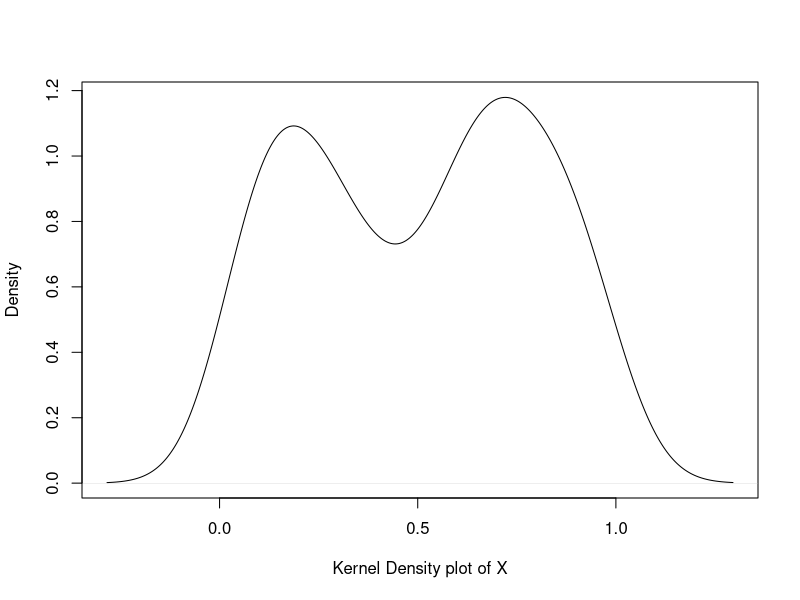

Generate this figure with R: (Note: this script raises an error after producing the figure.)
###Question 2; part a###
##this function samples a bivariate normal
#Input: N, the number of RVs desired; a set of parameters for each normal, in the form c(p1,p2,mu1,mu2,var1,var2)
#Output: A vector of Xi's

params <- c(0, 3, 1, 4,.7)

GMM <- function(N = 100, params = c(0, 3, 1, 4,.7)) {
  #generate 100 uniform RVs to represent test for normal 1 or normal 2
  set.seed(40)
  X <- as.vector(runif(N))
  
  #now apply the condition if uniform < p1, we assign normal 1, if greater assign normal 2
  set.seed(40)
  sapply(X, FUN = function(x) {if (x < params[5]) rnorm(1, mean = params[1], sd = sqrt(params[3])) else rnorm(1, mean = params[2], sd = sqrt(params[4]))})
  
  return(X)
}

samples <- GMM(100, params)
plot(density(samples), xlab='Kernel Density plot of X',main='')

###part b, ii: steepest ascent algorithm###
#this finds the maximum for a given function

##test function for f(x1,x2) = -(10-x1)^2 - (5-x2)^2
##initialize the function
#Input: x is a vector of param x1 and x2
#Output: single value y
testfunction <- function(x) {
  y <- -(10-x[1])^2 - (5 - x[2])^2
  return(y)
}

##function to calculate the gradient
#Input: x is a vector of params x1 and x2
#Output: a vector of two values representing the partial for x1 and x2

gradient <- function(x) {
  df.dx1 <- (20 - 2*x[1])
  df.dx2 <- (10 - 2*x[2])
  grad <- c(df.dx1,df.dx2)
  return(grad)
}

##function to calculate the norm of the gradient
#Input: a gradient vector
#Output: single numeric value
norm <- function(grad) {
  gradnorm = sqrt(sum(grad^2))
  return(gradnorm)
}

##steepest ascent algorithm for test function
##inputs:
#starts <- start values for all params, as a vector
#target <- some sufficiently small value
#step <- how far each step moves
##output: a path for x1/x2 to maximizers, last value is the max

testascent <- function(starts = c(0,0), target = .01, step = .1) {
  #initializing
  x.new <- starts
  grad.new <- gradient(x.new)
  path <- matrix(0,1,2)
  gradients <- matrix(0,1,2)
  
  #loop will continue testing norm of gradient until it is smaller than the target
  while (norm(grad.new) > target) {
    
    #test to make sure gradient is continuing to get smaller, if not, we decrease step
    if (grad.new[1] %in% gradients[,1] && grad.new[2] %in% gradients[,2]) {
      step <- step/2
    }
    
    path <- rbind(path, x.new)  #add new x to previous path
    
    #make room for new x/gradient of new x, and store old gradients in matrix of past values
    x.old <- x.new 
    grad.old <- grad.new 
    gradients <- rbind(gradients,grad.old)
    
    #calculate the direction of the new x
    dir <- grad.old/norm(grad.old)
    
    #get new x and gradient
    x.new <- x.old + dir*step
    grad.new <- gradient(x.new)
  }

  return(rbind(path,x.new))
}

test <- testascent()

##steepest ascent for two component gmm
##gmm of two normal RVs: N(mu1,var1) w/ prob of p1 & N(mu2,var2) w/ prob p2

##log likelihood function
#params to optimize: mu1, mu2, var1, var2, p1, p2
#because p1 + p2 = 1, we define p1 = p, p2 = 1 - p
#Input: Vector of params in form (mu1,mu2,var1,var2,p); vector of Xi's
#loglikelihood estimate L(theta)

loglike <- function(params, samples = samples) {
  #(this is not necessary, it is just so I don't get confused)
  mu1 <- params[1]
  mu2 <- params[2]
  var1 <- params[3]
  var2 <- params[4]
  P1 <- params[5]
  P2 <- 1-P1
  
  #define the log-likelihood function without the summation
  loglike.fxn <- function(x) {
    Y <- log( P1*( (sqrt(2*pi*var1))^(-1) * exp( -(x-mu1)^(2) * (2*var1)^(-1)) ) + P2*( (sqrt(2*pi*var2))^(-1) * exp( -(x-mu2)^(2) * (2*var2)^(-1)) ) )
    return(Y)
  }
  
  #apply the new function for all the Xi's
  L.theta <- sum(sapply(samples, FUN = loglike.fxn))
  
  #return the sum (aka L(theta))
  return(L.theta)
}

##function to calculate the gradient
#samples is a vector of 100 x's calculated using GMM fxn
#params is a vector of 5 initial values
#df.dx represents derivative w/ respect to x
#the partial derivative fxns are compiled to make things go faster

#Partial derivative finding function
#inputs: single x value
#output: vector of partials df.mu1, df.mu2, df.var1, df.var2, df.P

#loading the compiler package to hopefully make this run faster
library(compiler)

#function to find the gradient
gradient <- function(params = c(0,3,1,4,.7)) {
  #initialize the params
  mu1 <- params[1]
  mu2 <- params[2]
  var1 <- params[3]
  var2 <- params[4]
  p <- params[5]
  x <- samples
  
  #calculate the gradients
  R = p*(1/sqrt(2*pi*var1))*exp(-((x-mu1)^2)/(2*var1)) + 
    (1 - p)*(1/sqrt(2*pi*var2))*exp(-((x-mu2)^2)/(2*var2))
  
  df.p = sum(( (1/sqrt(2*pi*var1))*exp(-((x-mu1)^2)/2*var1) - (1/sqrt(2*pi*var2))*exp(-((x-mu2)^2)/(2*var2)) ) / R )
  
  df.mu1 = sum(( p*(1/sqrt(2*pi*var1))*( (x-mu1)/var1)*exp(-((x-mu1)^2)/(2*var1)) ) / R )
  
  df.mu2 = sum(( (1-p)*(1/sqrt(2*pi*var2))*( (x-mu2)/var2)*exp(-((x-mu2)^2)/(2*var2)) ) / R )
  
  df.var1 = sum(( (-p)*exp(-((x-mu1)^2)/(2*var1))*(1/(2*sqrt(2*pi*var1^3))) + p*(1/sqrt(2*pi*var1))*(((x-mu1)^2)/var1^2)*exp(-((x-mu1)^2)/(2*var1))  ) / R )
  
  df.var2 = sum(( (-(1-p))*exp(-((x-mu2)^2)/(2*var2))*(1/(2*sqrt(2*pi*var2^3))) + (1-p)*(1/sqrt(2*pi*var2))*(((x-mu2)^2)/var2^2)*exp(-((x-mu2)^2)/(2*var2))  ) / R )
  
  grad <- c(df.mu1,df.mu2, df.var1,df.var2,df.p)
  return(grad)  
  
}

test.grad <- gradient()

#function to find the norm

norm <- function(x) {
  norm <- sqrt(sum(x^2))
  return(norm)
}

test.norm<- norm(test.grad)

##steepest ascent algorithm for test function
##inputs:
#starts <- start values for all params, as a vector
#target <- some sufficiently small value
#step <- how far each step moves
##output: a path to maximizers

ascent <- function(starts = c(-.5,2,.01,3,.4), target = .1, step = .1) {
  #initializing
  params.new <- starts
  grad.new <- gradient(params.new)
  path <- matrix(0,1,5)
  grad.old <- 0
  
  #loop will continue testing norm of gradient until it is smaller than the target, or the different between gradients is super small
  while(norm(grad.new) > target && abs(norm(grad.new)-norm(grad.old)) > .00001 ) {
    #make room for new x/gradient of new x, and store old gradients in matrix of past values
    params.old <- params.new 
    grad.old <- grad.new 
    
    #calculate the direction of the new params -> gradient/norm(gradient)
    dir <- grad.old/norm(grad.old)
    
    #get new x and gradient
    params.new <- params.old + dir*step
    
    #calculate the new gradient
    grad.new <- gradient(params.new)
    
    path <- rbind(path, params.new)  #add new x to previous path
    print(norm(grad.new))
  }
  return(path)
}

debug(ascent)
undebug(ascent)

#compile all the functions
cmpfun(loglike)
cmpfun(gradient)
cmpfun(norm)
cmpfun(ascent)

samples <- GMM(100, params)

#picking start values
mean(samples[1:50])
mean(samples[51:100])

(sd(samples[1:50]))^2
(sd(samples[51:100]))^2

##RESULTS
#TEST1
test1 <- ascent(starts = c(.47,.54,.09,.08,0), target = .2, step = .005)
logs1 <- NULL

for(i in 2:length(test[,1])) {
  log <- loglike(test[i,],samples) 
  logs <- c(logs,log) 
}

plot(logs1, type="l", main=".47,.54,.09,.08,0")

#TEST2
test2 <- ascent(starts = c(-.47,.54,.5,.5,.1), target = .2, step = .005)
logs2 <- NULL

for(i in 2:length(test2[,1])) {
  log <- loglike(test2[i,],samples) 
  logs2 <- c(logs,log) 
}

plot(logs2, type="l", main="mu: -.47,.54, var: .5,.5, p: .1")

#TEST3
test3 <- ascent(starts = c(-1,3.3,1.4,3.9,.6), target = .2, step = .0005)

logs3 <- NULL

for(i in 2:length(test3[,1])) {
  log <- loglike(test3[i,],samples) 
  logs4 <- c(logs,log) 
}

plot(logs3, type="l", main="mu: -1,3.3 var: 1.4,3.9 p: .6")


#code to plot log-likelihoods
logs <- NULL

for(i in 2:length(test3[,1])) {
  log <- loglike(test3[i,],samples) 
  logs <- c(logs,log) 
}

plot(logs, type="l", main="mu1=-.47,mu2=.54,var1=.5,var2=.5,p=.1")


